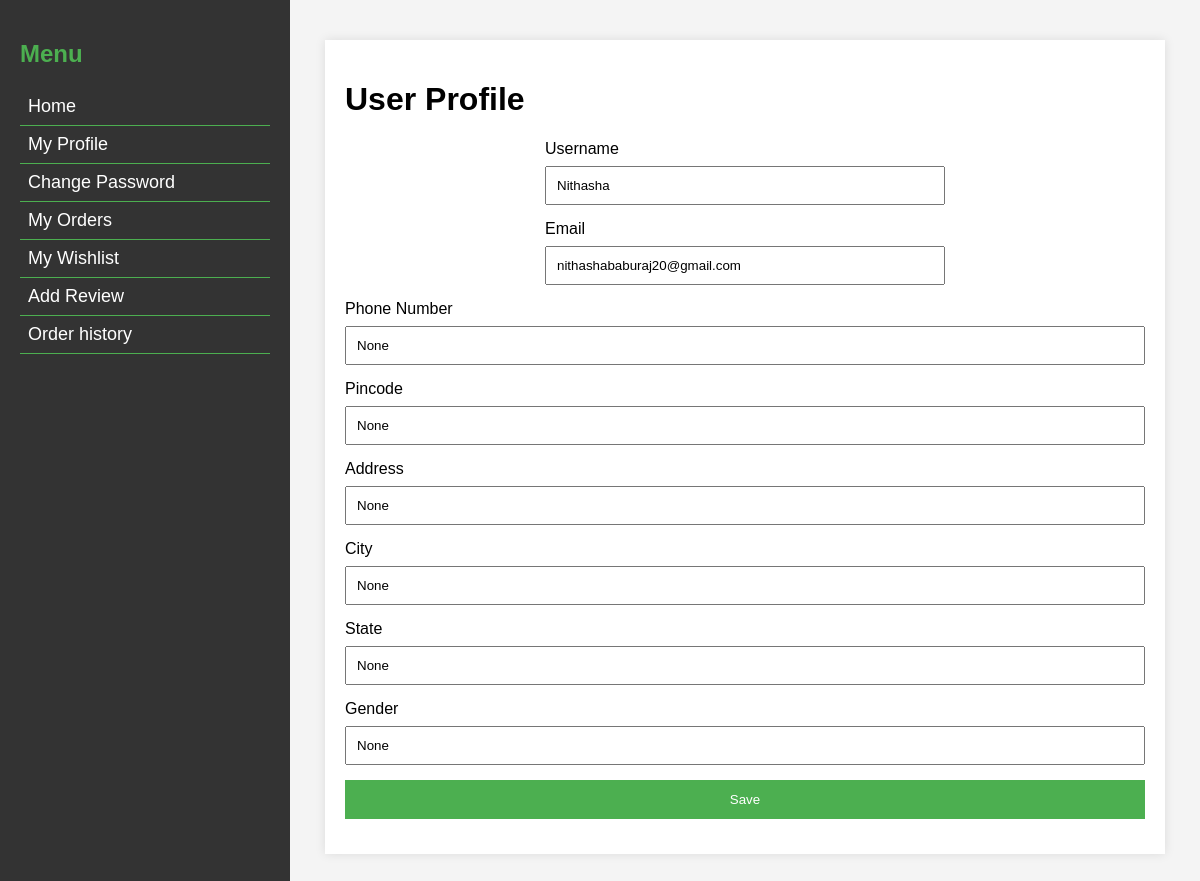
The app's page /user_profile/ (signed in), older data.
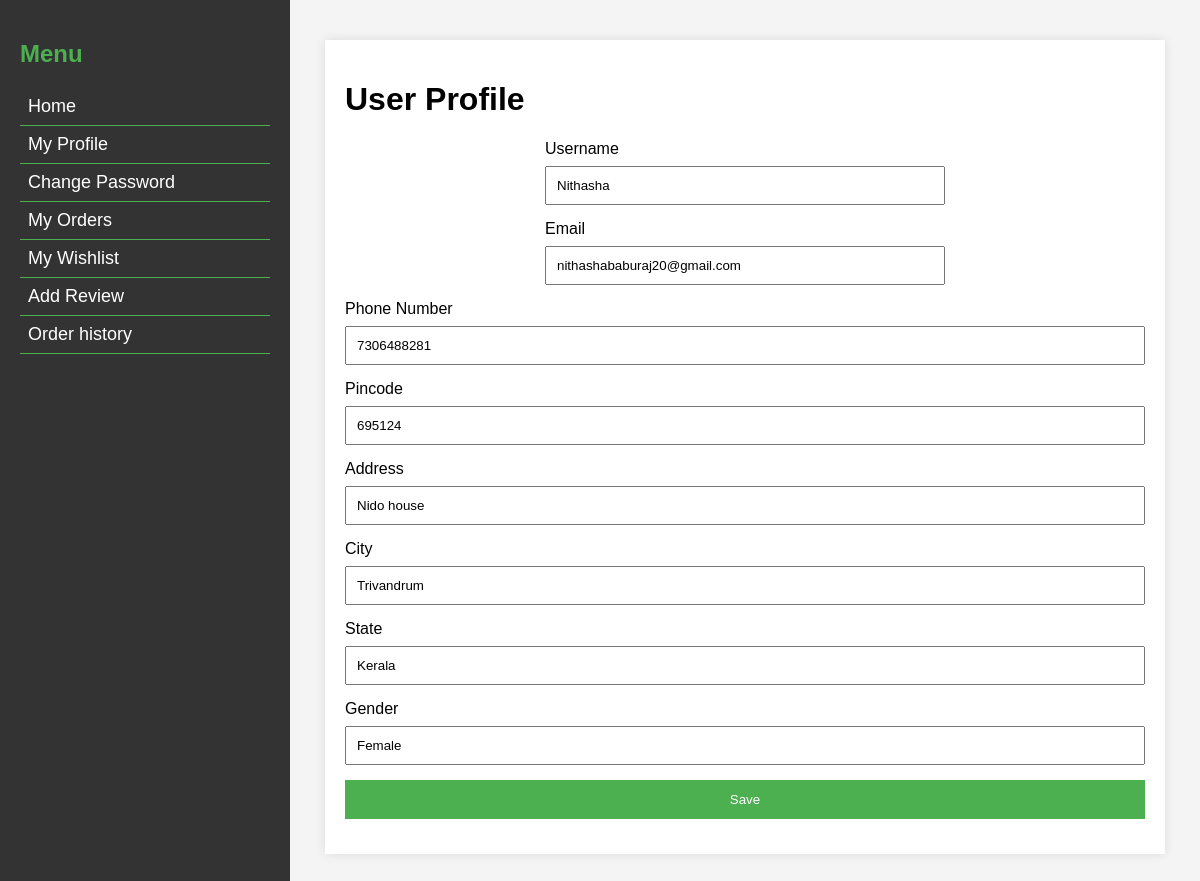
The same page, newer data.
### BeauteCartApp/models.py (models this page shows, shortened)
class CustomUser(AbstractUser):
    ADMIN = 1
    CUSTOMER = 2
    DELIVERYTEAM = 3
    SELLER = 4
    USER_TYPES = (
        (ADMIN, 'Admin'),
        (CUSTOMER, 'Customer'),
        (DELIVERYTEAM, 'Delivery Team'),
        (SELLER, 'Seller'),
    )
    username = models.CharField(max_length=50, unique=True)
    email = models.EmailField(max_length=100, unique=True)
    user_type = models.PositiveSmallIntegerField(choices=USER_TYPES, default=CUSTOMER)
    shop_name = models.CharField(max_length=255, null=True)
    password = models.CharField(max_length=128)
    phone = models.CharField(max_length=12, blank=True)
    shop_address = models.CharField(max_length=255, null=True)
    tax_id = models.CharField(max_length=20, null=True)
    parlour_name = models.CharField(max_length=255, null=True)
    password = models.CharField(max_length=128)
    phone = models.CharField(max_length=12, blank=True)
    parlour_address = models.CharField(max_length=255, null=True)
    tax_id = models.CharField(max_length=20, null=True)
    is_admin = models.BooleanField(default=False)
    is_staff = models.BooleanField(default=False)
    is_active = models.BooleanField(default=True)
    is_superadmin = models.BooleanField(default=False)

class ProfileUser(models.Model):
    user = models.OneToOneField(CustomUser, on_delete=models.CASCADE)
    username = models.CharField(max_length=50, blank=True, null=True)
    email = models.EmailField(blank=True, null=True)
    phone_number = models.CharField(max_length=15, blank=True, null=True)
    pincode = models.CharField(max_length=10, blank=True, null=True)
    address = models.TextField(blank=True, null=True)
    gender = models.CharField(max_length=10, blank=True, null=True)
    city = models.CharField(max_length=50, blank=True, null=True)  # New field
    state = models.CharField(max_length=50, blank=True, null=True)  # New field

### BeauteCartApp/views.py (the view)
# urls.py: path('user_profile/', user_profile, name='user_profile'),
@login_required
def user_profile(request):
    user = request.user
    product = Product.objects.first()
    context = {
        'user': user,
        'product': product,
    }
    return render(request, 'user_profile.html', context)

### templates/user_profile.html (shortened to what this page needs)
{% load static %}
<!DOCTYPE html>
<html lang="en">
<head>
    <link rel="stylesheet" href="//code.jquery.com/ui/1.12.1/themes/base/jquery-ui.css">
</head>
<body>
    <div class="sidebar">
        <h2>Menu</h2>
        <ul>
            <li><a href="{% url 'home2' %}">Home</a></li>
            <li><a href="{% url 'user_details' %}">My Profile</a></li>
            <li><a href="{% url 'change_password' %}">Change Password</a></li>
            <li><a href="{% url 'order_history' %}">My Orders</a></li>
            <li><a href="{% url 'wishlist' %}">My Wishlist</a></li>
            <li><a href="{% url 'add_review' product_id=product.id %}">Add Review</a></li>
            <li><a href="{% url 'order_status' %}">Order history</a></li>
        </ul>
    </div>
    <div class="content">
        <div class="container">
            <h1>User Profile</h1>
            <div class="profile-details">
                <label for="user_name">Username</label>
                <input type="text" id="user_name" name="Username" value="{{ user.username }}" readonly>
                <label for="email">Email</label>
                <input type="text" id="email" name="email" value="{{ user.email }}" readonly>
            </div>
            <form method="post" action="{% url 'save_profile' %}">
                <label for="phone_number">Phone Number</label>
                <input type="text" id="phone_number" name="phone_number" value="{{ user.profileuser.phone_number }}">
                <label for="pincode">Pincode</label>
                <input type="text" id="pincode" name="pincode" value="{{ user.profileuser.pincode }}">
                <label for="address">Address</label>
                <input type="text" id="address" name="address" value="{{ user.profileuser.address }}">
                <label for="city">City</label>
                <input type="text" id="city" name="city" value="{{ user.profileuser.city }}">
                <label for="state">State</label>
                <input type="text" id="state" name="state" value="{{ user.profileuser.state }}">
                <label for="gender">Gender</label>
                <input type="text" id="gender" name="gender" value="{{ user.profileuser.gender }}">
                <button type="submit">Save</button>
            </form>
        </div>
    </div>
</body>
</html>

Row changes from the older to the newer data that the page shows:
changed CustomUser "Nithasha": phone_number "None" → "7306488281"; pincode "None" → "695124"; address "None" → "Nido house"; city "None" → "Trivandrum"; state "None" → "Kerala"; gender "None" → "Female"
